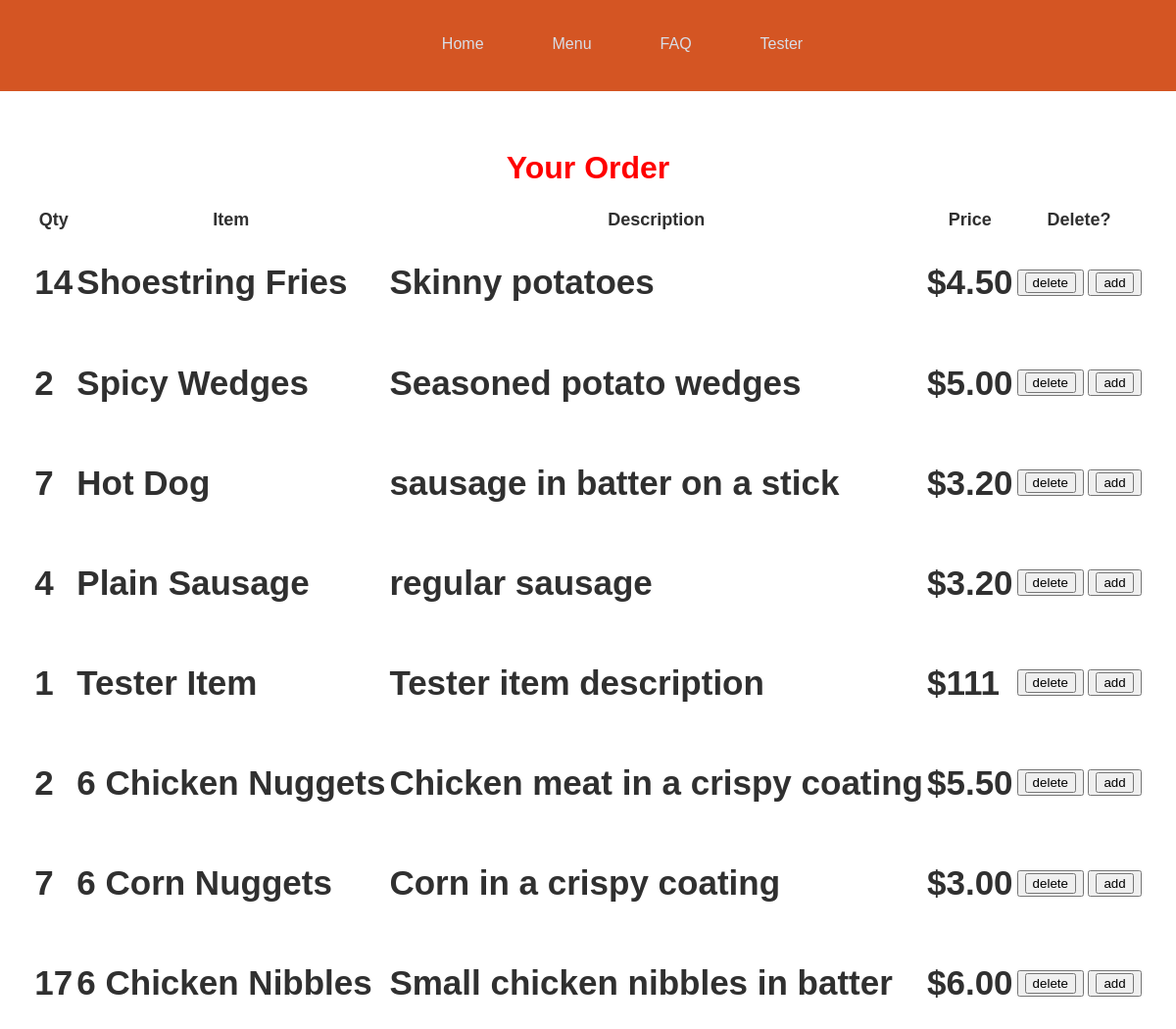
The page /orders on the database its author committed.
### tables this page shows
CREATE TABLE item (id INTEGER PRIMARY KEY, name STRING, description STRING, price DECIMAL, type STRING (100));

### main.py (the view)
@app.route("/orders", methods =['GET', 'POST'])
def orders():
    cursor = get_db().cursor()
    sql = "SELECT item_id, name, description, price, order_item.item_id FROM item INNER JOIN order_item ON item.id = order_item.item_id"
    cursor.execute(sql)
    sql = cursor.fetchall()
    cursor = get_db().cursor()
    distinct = "select name, description, price, count(*) as ct from item INNER JOIN order_item ON item.id = order_item.item_id group by item_id order by item_id"
    cursor.execute(distinct)
    distinct = cursor.fetchall()
    '''
    cursor = get_db().cursor()
    distinct = "SELECT DISTINCT item_id, FROM order_item order_item.item_id FROM item INNER JOIN order_item ON item.id = order_item.item_id GROUP BY item_id ORDER BY item_id"
    cursor.execute(distinct)
    count = cursor.fetchall()'''
    return render_template("order.html", sql = sql, distinct= distinct, )

### main.py (called while the page is built)
def get_db():
    db = getattr(g, '_database', None)
    if db is None:
        db = g._database = sqlite3.connect(DATABASE)
    return db

@app.teardown_appcontext
def close_connection(exception):
    db = getattr(g, '_database', None)
    if db is not None:
        db.close()

### templates/order.html (shortened to what this page needs)
{% extends 'base.html' %}
{% block content %}
<!DOCTYPE html>
<html lang="en">
<head>
</head>
<body>
  <div class="content">
  <h1>Your Order</h1>
  <table class="center">
    <tr>
      <th>Qty</th>
      <th>Item</th>
      <th>Description</th>
      <th>Price</th>
      <th>Delete?</th>
    </tr>
{% for item in distinct %}
<tr>
  <td><h2>{{ item [3] }}</h2></td>
  <td><h2>{{ item [0] }}</h2></td>
  <td><h2>{{ item [1] }}</h2></td>
  <td><h2>{{ item [2]}}</h2></td>
  <td>
    <div class = "btn-group">
<button class = "button">
  <form action="/delete" method="post">
  <input type="submit" value="delete">
  </form>
</button>
<button class ="button">
  <form action="/add" method="post">
  <input type="submit" value="add">
</form>
</button>
</div>
</td>
</tr>
{% endfor %}
</table>
  </div>
</body>
</html>
{% endblock %}

### static/stickymenu.css (style rules this page uses)
* { font-family: sans-serif; }
body { padding:0; margin: 0; }
.content { margin-top: 60px; }
h1 { color: red; text-align: center; font-family: Arial, Helvetica, sans-serif; }
h2 { color: rgb(48, 48, 48); font-family: Arial, Helvetica, sans-serif; font-size: 35px; text-align: left; }
table.center { margin-left: auto; margin-right: auto; }
th { color: rgb(48, 48, 48); font-family: Arial, Helvetica, sans-serif; font-size: large; text-align: center; }

### rows shown on the page
item: item "14", name "Shoestring Fries", description "Skinny potatoes", price "$4.50"
item: item "2", name "Spicy Wedges", description "Seasoned potato wedges", price "$5.00"
item: item "7", name "Hot Dog", description "sausage in batter on a stick", price "$3.20"
item: item "4", name "Plain Sausage", description "regular sausage", price "$3.20"
item: item "1", name "Tester Item", description "Tester item description", price "$111"
item: item "2", name "6 Chicken Nuggets", description "Chicken meat in a crispy coating", price "$5.50"
item: item "7", name "6 Corn Nuggets", description "Corn in a crispy coating", price "$3.00"
item: item "17", name "6 Chicken Nibbles", description "Small chicken nibbles in batter", price "$6.00"
